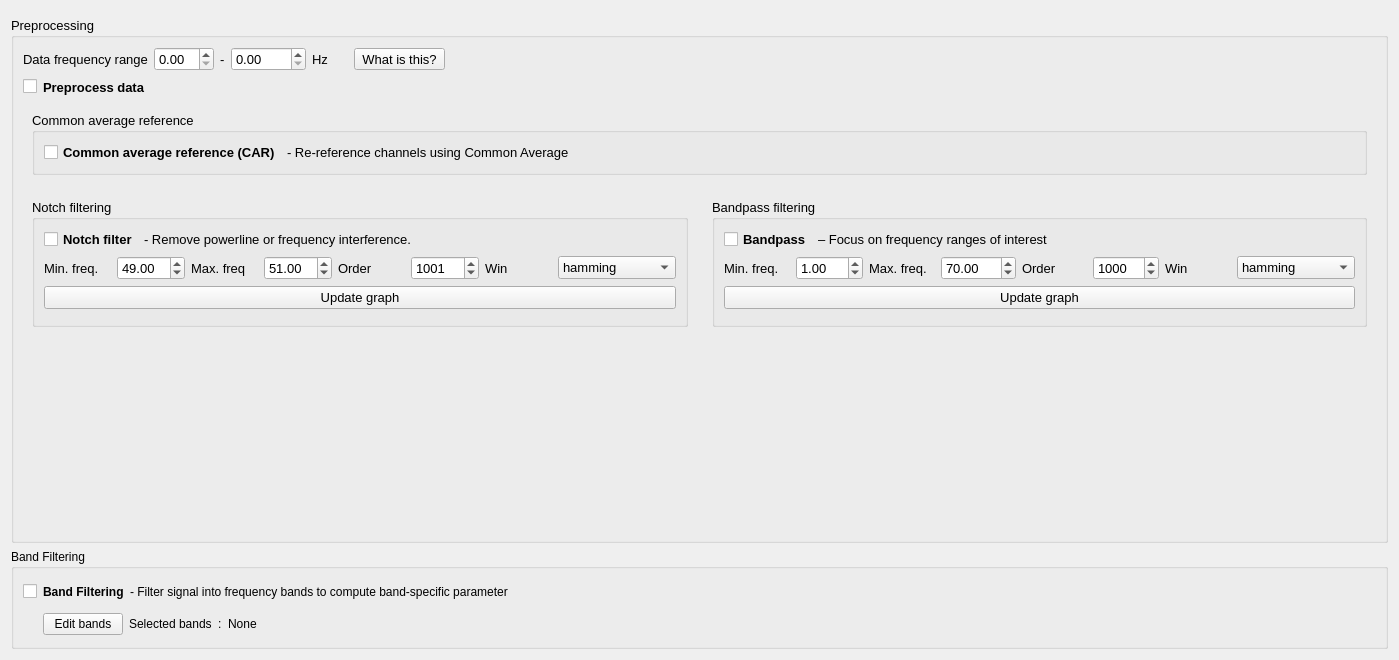
<?xml version="1.0" encoding="UTF-8"?>
<ui version="4.0">
 <class>Form</class>
 <widget class="QWidget" name="Form">
  <property name="geometry">
   <rect>
    <x>0</x>
    <y>0</y>
    <width>1399</width>
    <height>660</height>
   </rect>
  </property>
  <property name="windowTitle">
   <string>Form</string>
  </property>
  <property name="styleSheet">
   <string notr="true"/>
  </property>
  <layout class="QVBoxLayout" name="verticalLayout_3" stretch="0,0,0">
   <property name="spacing">
    <number>6</number>
   </property>
   <item>
    <widget class="QFrame" name="topContentWidget">
     <property name="styleSheet">
      <string notr="true">QFrame {
	border: none;
}</string>
     </property>
     <property name="frameShape">
      <enum>QFrame::StyledPanel</enum>
     </property>
     <property name="frameShadow">
      <enum>QFrame::Raised</enum>
     </property>
    </widget>
   </item>
   <item>
    <widget class="QGroupBox" name="Datapreprocessing">
     <property name="font">
      <font>
       <pointsize>10</pointsize>
      </font>
     </property>
     <property name="title">
      <string>Preprocessing</string>
     </property>
     <layout class="QVBoxLayout" name="verticalLayout_2">
      <item>
       <layout class="QHBoxLayout" name="horizontalLayout_7">
        <item>
         <widget class="QLabel" name="broadbandLabel">
          <property name="font">
           <font>
            <weight>50</weight>
            <bold>false</bold>
           </font>
          </property>
          <property name="text">
           <string>Data frequency range</string>
          </property>
         </widget>
        </item>
        <item>
         <widget class="QDoubleSpinBox" name="minbroadBox">
          <property name="styleSheet">
           <string notr="true"/>
          </property>
          <property name="singleStep">
           <double>0.100000000000000</double>
          </property>
         </widget>
        </item>
        <item>
         <widget class="QLabel" name="broadbandauxLabel">
          <property name="text">
           <string>-</string>
          </property>
         </widget>
        </item>
        <item>
         <widget class="QDoubleSpinBox" name="maxbroadBox">
          <property name="styleSheet">
           <string notr="true"/>
          </property>
          <property name="maximum">
           <double>9999.989999999999782</double>
          </property>
         </widget>
        </item>
        <item>
         <widget class="QLabel" name="hzbroadbandLabel">
          <property name="text">
           <string>Hz</string>
          </property>
         </widget>
        </item>
        <item>
         <spacer name="horizontalSpacer_5">
          <property name="orientation">
           <enum>Qt::Horizontal</enum>
          </property>
          <property name="sizeType">
           <enum>QSizePolicy::Fixed</enum>
          </property>
          <property name="sizeHint" stdset="0">
           <size>
            <width>20</width>
            <height>20</height>
           </size>
          </property>
         </spacer>
        </item>
        <item>
         <widget class="QToolButton" name="broadbandButton">
          <property name="text">
           <string>What is this?</string>
          </property>
         </widget>
        </item>
        <item>
         <spacer name="horizontalSpacer_49">
          <property name="orientation">
           <enum>Qt::Horizontal</enum>
          </property>
          <property name="sizeHint" stdset="0">
           <size>
            <width>40</width>
            <height>20</height>
           </size>
          </property>
         </spacer>
        </item>
       </layout>
      </item>
      <item>
       <layout class="QHBoxLayout" name="preprocessing_selection">
        <item>
         <widget class="QCheckBox" name="preprocessingButton">
          <property name="text">
           <string/>
          </property>
         </widget>
        </item>
        <item>
         <widget class="QLabel" name="preprocessingLabel">
          <property name="font">
           <font>
            <weight>75</weight>
            <bold>true</bold>
           </font>
          </property>
          <property name="text">
           <string>Preprocess data</string>
          </property>
         </widget>
        </item>
        <item>
         <spacer name="horizontalSpacer">
          <property name="orientation">
           <enum>Qt::Horizontal</enum>
          </property>
          <property name="sizeHint" stdset="0">
           <size>
            <width>40</width>
            <height>20</height>
           </size>
          </property>
         </spacer>
        </item>
       </layout>
      </item>
      <item>
       <widget class="QWidget" name="widget_3" native="true">
        <layout class="QHBoxLayout" name="horizontalLayout_8">
         <item>
          <widget class="QGroupBox" name="cargroupBox">
           <property name="title">
            <string>Common average reference</string>
           </property>
           <layout class="QHBoxLayout" name="horizontalLayout_9">
            <item>
             <layout class="QHBoxLayout" name="CAR_filtering">
              <item>
               <widget class="QCheckBox" name="carCBox">
                <property name="font">
                 <font>
                  <weight>75</weight>
                  <bold>true</bold>
                 </font>
                </property>
                <property name="text">
                 <string>Common average reference (CAR)</string>
                </property>
               </widget>
              </item>
              <item>
               <widget class="QLabel" name="carLabel">
                <property name="font">
                 <font>
                  <weight>50</weight>
                  <bold>false</bold>
                 </font>
                </property>
                <property name="text">
                 <string>- Re-reference channels using Common Average</string>
                </property>
               </widget>
              </item>
              <item>
               <spacer name="horizontalSpacer_4">
                <property name="orientation">
                 <enum>Qt::Horizontal</enum>
                </property>
                <property name="sizeHint" stdset="0">
                 <size>
                  <width>40</width>
                  <height>20</height>
                 </size>
                </property>
               </spacer>
              </item>
             </layout>
            </item>
           </layout>
          </widget>
         </item>
        </layout>
       </widget>
      </item>
      <item>
       <layout class="QHBoxLayout" name="horizontalLayout_2" stretch="1,1">
        <property name="sizeConstraint">
         <enum>QLayout::SetFixedSize</enum>
        </property>
        <item>
         <widget class="QWidget" name="widget_2" native="true">
          <layout class="QVBoxLayout" name="verticalLayout_4">
           <item>
            <widget class="QGroupBox" name="notchgroupBox">
             <property name="title">
              <string>Notch filtering</string>
             </property>
             <layout class="QVBoxLayout" name="verticalLayout_6">
              <item>
               <layout class="QHBoxLayout" name="horizontalLayout_3">
                <item>
                 <widget class="QCheckBox" name="notchCBox">
                  <property name="font">
                   <font>
                    <weight>75</weight>
                    <bold>true</bold>
                   </font>
                  </property>
                  <property name="text">
                   <string>Notch filter</string>
                  </property>
                 </widget>
                </item>
                <item>
                 <widget class="QLabel" name="notchfilterLabel">
                  <property name="font">
                   <font>
                    <weight>50</weight>
                    <bold>false</bold>
                   </font>
                  </property>
                  <property name="text">
                   <string>- Remove powerline or frequency interference.</string>
                  </property>
                 </widget>
                </item>
                <item>
                 <spacer name="horizontalSpacer_8">
                  <property name="orientation">
                   <enum>Qt::Horizontal</enum>
                  </property>
                  <property name="sizeHint" stdset="0">
                   <size>
                    <width>40</width>
                    <height>20</height>
                   </size>
                  </property>
                 </spacer>
                </item>
               </layout>
              </item>
              <item>
               <layout class="QHBoxLayout" name="horizontalLayout_4">
                <item>
                 <widget class="QLabel" name="notchminLabel">
                  <property name="text">
                   <string>Min. freq.</string>
                  </property>
                 </widget>
                </item>
                <item>
                 <widget class="QDoubleSpinBox" name="minfreqnotchBox">
                  <property name="styleSheet">
                   <string notr="true"/>
                  </property>
                  <property name="minimum">
                   <double>0.100000000000000</double>
                  </property>
                  <property name="maximum">
                   <double>999.990000000000009</double>
                  </property>
                  <property name="value">
                   <double>49.000000000000000</double>
                  </property>
                 </widget>
                </item>
                <item>
                 <widget class="QLabel" name="notchmaxLabel">
                  <property name="text">
                   <string>Max. freq</string>
                  </property>
                 </widget>
                </item>
                <item>
                 <widget class="QDoubleSpinBox" name="maxfreqnotchBox">
                  <property name="styleSheet">
                   <string notr="true"/>
                  </property>
                  <property name="minimum">
                   <double>0.200000000000000</double>
                  </property>
                  <property name="maximum">
                   <double>999.990000000000009</double>
                  </property>
                  <property name="value">
                   <double>51.000000000000000</double>
                  </property>
                 </widget>
                </item>
                <item>
                 <widget class="QLabel" name="orderNotchLabel">
                  <property name="text">
                   <string>Order</string>
                  </property>
                 </widget>
                </item>
                <item>
                 <widget class="QSpinBox" name="orderNotchBox">
                  <property name="styleSheet">
                   <string notr="true"/>
                  </property>
                  <property name="minimum">
                   <number>1</number>
                  </property>
                  <property name="maximum">
                   <number>9999</number>
                  </property>
                  <property name="singleStep">
                   <number>10</number>
                  </property>
                  <property name="value">
                   <number>1001</number>
                  </property>
                 </widget>
                </item>
                <item>
                 <widget class="QLabel" name="winnotchLabel">
                  <property name="text">
                   <string>Win</string>
                  </property>
                 </widget>
                </item>
                <item>
                 <widget class="QComboBox" name="winnotchBox">
                  <property name="currentIndex">
                   <number>9</number>
                  </property>
                  <item>
                   <property name="text">
                    <string>barthann</string>
                   </property>
                  </item>
                  <item>
                   <property name="text">
                    <string>bartlett</string>
                   </property>
                  </item>
                  <item>
                   <property name="text">
                    <string>blackman</string>
                   </property>
                  </item>
                  <item>
                   <property name="text">
                    <string>blackmanharris</string>
                   </property>
                  </item>
                  <item>
                   <property name="text">
                    <string>bohman</string>
                   </property>
                  </item>
                  <item>
                   <property name="text">
                    <string>boxcar</string>
                   </property>
                  </item>
                  <item>
                   <property name="text">
                    <string>cosine</string>
                   </property>
                  </item>
                  <item>
                   <property name="text">
                    <string>exponential</string>
                   </property>
                  </item>
                  <item>
                   <property name="text">
                    <string>flattop</string>
                   </property>
                  </item>
                  <item>
                   <property name="text">
                    <string>hamming</string>
                   </property>
                  </item>
                  <item>
                   <property name="text">
                    <string>hann</string>
                   </property>
                  </item>
                  <item>
                   <property name="text">
                    <string>lanczos</string>
                   </property>
                  </item>
                  <item>
                   <property name="text">
                    <string>nuttall</string>
                   </property>
                  </item>
                  <item>
                   <property name="text">
                    <string>parzen</string>
                   </property>
                  </item>
                  <item>
                   <property name="text">
                    <string>taylor</string>
                   </property>
                  </item>
                  <item>
                   <property name="text">
                    <string>triang</string>
                   </property>
                  </item>
                  <item>
                   <property name="text">
                    <string>tukey</string>
                   </property>
                  </item>
                 </widget>
                </item>
               </layout>
              </item>
              <item>
               <widget class="QPushButton" name="drawnotchButton">
                <property name="text">
                 <string>Update graph</string>
                </property>
               </widget>
              </item>
              <item>
               <widget class="QWidget" name="notchPlotWidget" native="true"/>
              </item>
             </layout>
            </widget>
           </item>
           <item>
            <spacer name="verticalSpacer">
             <property name="orientation">
              <enum>Qt::Vertical</enum>
             </property>
             <property name="sizeHint" stdset="0">
              <size>
               <width>20</width>
               <height>40</height>
              </size>
             </property>
            </spacer>
           </item>
          </layout>
         </widget>
        </item>
        <item>
         <widget class="QWidget" name="widget" native="true">
          <layout class="QVBoxLayout" name="verticalLayout_5">
           <item>
            <widget class="QGroupBox" name="bpgroupBox">
             <property name="title">
              <string>Bandpass filtering</string>
             </property>
             <layout class="QVBoxLayout" name="verticalLayout_7">
              <item>
               <layout class="QHBoxLayout" name="horizontalLayout_5">
                <item>
                 <widget class="QCheckBox" name="bpCBox">
                  <property name="font">
                   <font>
                    <weight>75</weight>
                    <bold>true</bold>
                   </font>
                  </property>
                  <property name="text">
                   <string>Bandpass</string>
                  </property>
                 </widget>
                </item>
                <item>
                 <widget class="QLabel" name="bpLabel">
                  <property name="font">
                   <font>
                    <weight>50</weight>
                    <bold>false</bold>
                   </font>
                  </property>
                  <property name="text">
                   <string>– Focus on frequency ranges of interest</string>
                  </property>
                 </widget>
                </item>
                <item>
                 <spacer name="horizontalSpacer_2">
                  <property name="orientation">
                   <enum>Qt::Horizontal</enum>
                  </property>
                  <property name="sizeHint" stdset="0">
                   <size>
                    <width>40</width>
                    <height>20</height>
                   </size>
                  </property>
                 </spacer>
                </item>
               </layout>
              </item>
              <item>
               <layout class="QHBoxLayout" name="horizontalLayout_6">
                <item>
                 <widget class="QLabel" name="bpminfreqLabel">
                  <property name="text">
                   <string>Min. freq.</string>
                  </property>
                 </widget>
                </item>
                <item>
                 <widget class="QDoubleSpinBox" name="minfreqbpBox">
                  <property name="styleSheet">
                   <string notr="true"/>
                  </property>
                  <property name="minimum">
                   <double>0.100000000000000</double>
                  </property>
                  <property name="maximum">
                   <double>999.990000000000009</double>
                  </property>
                  <property name="singleStep">
                   <double>0.100000000000000</double>
                  </property>
                  <property name="value">
                   <double>1.000000000000000</double>
                  </property>
                 </widget>
                </item>
                <item>
                 <widget class="QLabel" name="bpmaxfreqLabel">
                  <property name="text">
                   <string>Max. freq.</string>
                  </property>
                 </widget>
                </item>
                <item>
                 <widget class="QDoubleSpinBox" name="maxfreqbpBox">
                  <property name="styleSheet">
                   <string notr="true"/>
                  </property>
                  <property name="minimum">
                   <double>0.200000000000000</double>
                  </property>
                  <property name="maximum">
                   <double>9999.989999999999782</double>
                  </property>
                  <property name="value">
                   <double>70.000000000000000</double>
                  </property>
                 </widget>
                </item>
                <item>
                 <widget class="QLabel" name="orderbpLabel">
                  <property name="text">
                   <string>Order</string>
                  </property>
                 </widget>
                </item>
                <item>
                 <widget class="QSpinBox" name="orderbpBox">
                  <property name="styleSheet">
                   <string notr="true"/>
                  </property>
                  <property name="minimum">
                   <number>1</number>
                  </property>
                  <property name="maximum">
                   <number>9999</number>
                  </property>
                  <property name="singleStep">
                   <number>10</number>
                  </property>
                  <property name="value">
                   <number>1000</number>
                  </property>
                 </widget>
                </item>
                <item>
                 <widget class="QLabel" name="winbpLabel">
                  <property name="text">
                   <string>Win</string>
                  </property>
                 </widget>
                </item>
                <item>
                 <widget class="QComboBox" name="winbpBox">
                  <property name="currentIndex">
                   <number>9</number>
                  </property>
                  <item>
                   <property name="text">
                    <string>barthann</string>
                   </property>
                  </item>
                  <item>
                   <property name="text">
                    <string>bartlett</string>
                   </property>
                  </item>
                  <item>
                   <property name="text">
                    <string>backman</string>
                   </property>
                  </item>
                  <item>
                   <property name="text">
                    <string>blackmanharris</string>
                   </property>
                  </item>
                  <item>
                   <property name="text">
                    <string>bohman</string>
                   </property>
                  </item>
                  <item>
                   <property name="text">
                    <string>boxcar</string>
                   </property>
                  </item>
                  <item>
                   <property name="text">
                    <string>cosine</string>
                   </property>
                  </item>
                  <item>
                   <property name="text">
                    <string>exponential</string>
                   </property>
                  </item>
                  <item>
                   <property name="text">
                    <string>flattop</string>
                   </property>
                  </item>
                  <item>
                   <property name="text">
                    <string>hamming</string>
                   </property>
                  </item>
                  <item>
                   <property name="text">
                    <string>hann</string>
                   </property>
                  </item>
                  <item>
                   <property name="text">
                    <string>lanczos</string>
                   </property>
                  </item>
                  <item>
                   <property name="text">
                    <string>nuttall</string>
                   </property>
                  </item>
                  <item>
                   <property name="text">
                    <string>parzen</string>
                   </property>
                  </item>
                  <item>
                   <property name="text">
                    <string>taylor</string>
                   </property>
                  </item>
                  <item>
                   <property name="text">
                    <string>triang</string>
                   </property>
                  </item>
                  <item>
                   <property name="text">
                    <string>tukey</string>
                   </property>
                  </item>
                 </widget>
                </item>
               </layout>
              </item>
              <item>
               <widget class="QPushButton" name="drawbpButton">
                <property name="text">
                 <string>Update graph</string>
                </property>
               </widget>
              </item>
              <item>
               <widget class="QWidget" name="bandpassPlotWidget" native="true"/>
              </item>
             </layout>
            </widget>
           </item>
           <item>
            <spacer name="verticalSpacer_2">
             <property name="orientation">
              <enum>Qt::Vertical</enum>
             </property>
             <property name="sizeHint" stdset="0">
              <size>
               <width>20</width>
               <height>40</height>
              </size>
             </property>
            </spacer>
           </item>
          </layout>
         </widget>
        </item>
       </layout>
      </item>
     </layout>
    </widget>
   </item>
   <item>
    <widget class="QGroupBox" name="bandsegmentation">
     <property name="sizePolicy">
      <sizepolicy hsizetype="Preferred" vsizetype="Fixed">
       <horstretch>0</horstretch>
       <verstretch>0</verstretch>
      </sizepolicy>
     </property>
     <property name="minimumSize">
      <size>
       <width>0</width>
       <height>100</height>
      </size>
     </property>
     <property name="title">
      <string>Band Filtering</string>
     </property>
     <layout class="QVBoxLayout" name="verticalLayout_8" stretch="1,1">
      <property name="sizeConstraint">
       <enum>QLayout::SetDefaultConstraint</enum>
      </property>
      <item>
       <layout class="QHBoxLayout" name="band_segmentation_selection">
        <item>
         <widget class="QCheckBox" name="bandCBox">
          <property name="text">
           <string/>
          </property>
         </widget>
        </item>
        <item>
         <widget class="QLabel" name="bandsegmentationLabel">
          <property name="font">
           <font>
            <weight>75</weight>
            <bold>true</bold>
           </font>
          </property>
          <property name="text">
           <string>Band Filtering</string>
          </property>
         </widget>
        </item>
        <item>
         <widget class="QLabel" name="label">
          <property name="text">
           <string>- Filter signal into frequency bands to compute band-specific parameter</string>
          </property>
         </widget>
        </item>
        <item>
         <spacer name="horizontalSpacer_3">
          <property name="orientation">
           <enum>Qt::Horizontal</enum>
          </property>
          <property name="sizeHint" stdset="0">
           <size>
            <width>40</width>
            <height>20</height>
           </size>
          </property>
         </spacer>
        </item>
       </layout>
      </item>
      <item>
       <layout class="QHBoxLayout" name="band_edition">
        <item>
         <spacer name="horizontalSpacer_47">
          <property name="orientation">
           <enum>Qt::Horizontal</enum>
          </property>
          <property name="sizeType">
           <enum>QSizePolicy::Fixed</enum>
          </property>
          <property name="sizeHint" stdset="0">
           <size>
            <width>20</width>
            <height>20</height>
           </size>
          </property>
         </spacer>
        </item>
        <item>
         <widget class="QPushButton" name="bandButton">
          <property name="text">
           <string>Edit bands</string>
          </property>
         </widget>
        </item>
        <item>
         <widget class="QLabel" name="selectedbandsLabel">
          <property name="text">
           <string>Selected bands</string>
          </property>
         </widget>
        </item>
        <item>
         <widget class="QLabel" name="selectedbandsauxLabel">
          <property name="text">
           <string>:</string>
          </property>
         </widget>
        </item>
        <item>
         <widget class="QLabel" name="bandLabel">
          <property name="text">
           <string>None</string>
          </property>
         </widget>
        </item>
        <item>
         <spacer name="horizontalSpacer_48">
          <property name="orientation">
           <enum>Qt::Horizontal</enum>
          </property>
          <property name="sizeHint" stdset="0">
           <size>
            <width>40</width>
            <height>20</height>
           </size>
          </property>
         </spacer>
        </item>
       </layout>
      </item>
     </layout>
    </widget>
   </item>
  </layout>
 </widget>
 <resources/>
 <connections/>
</ui>
